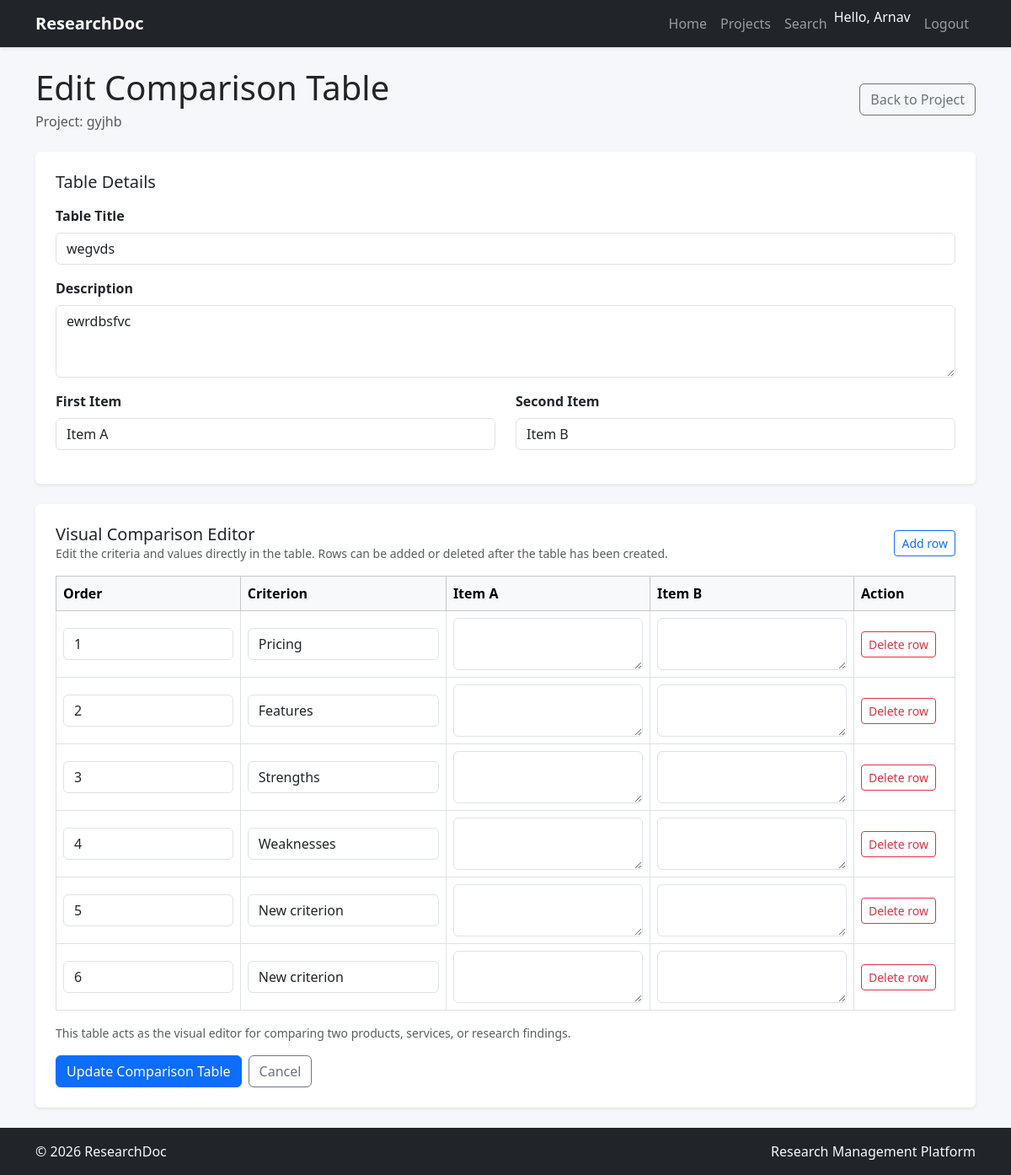
Screenshot of /comparisons/1/edit/ (signed in) with the database file from the repository.
### researchdoc/models.py (models this page shows, shortened)
class ResearchProject(models.Model):
    STATUS_CHOICES = [
        ("active", "Active"),
        ("completed", "Completed"),
        ("archived", "Archived"),
    ]
    user = models.ForeignKey(User, on_delete=models.CASCADE)
    title = models.CharField(max_length=200)
    topic = models.CharField(max_length=200, blank=True)
    description = models.TextField(blank=True)
    status = models.CharField(max_length=30, choices=STATUS_CHOICES, default="active")
    created_at = models.DateTimeField(auto_now_add=True)
    updated_at = models.DateTimeField(auto_now=True)

class ComparisonTable(models.Model):
    project = models.ForeignKey(ResearchProject, on_delete=models.CASCADE, related_name="comparison_tables")
    title = models.CharField(max_length=255)
    description = models.TextField(blank=True)
    item_one = models.CharField(max_length=100, default="Item A")
    item_two = models.CharField(max_length=100, default="Item B")
    created_at = models.DateTimeField(auto_now_add=True)
    updated_at = models.DateTimeField(auto_now=True)

class ComparisonRow(models.Model):
    table = models.ForeignKey(ComparisonTable, on_delete=models.CASCADE, related_name="rows")
    criterion = models.CharField(max_length=100)
    item_one_value = models.TextField(blank=True)
    item_two_value = models.TextField(blank=True)
    order = models.PositiveIntegerField(default=0)
    class Meta:
        ordering = ["order", "id"]

### researchdoc/views.py (the view)
# urls.py: path("comparisons/<int:comparison_id>/edit/", views.comparison_edit, name="comparison_edit"),
@login_required
def comparison_edit(request, comparison_id):
    comparison_table = get_object_or_404(
        ComparisonTable,
        id=comparison_id,
        project__user=request.user
    )
    project = comparison_table.project
    rows = comparison_table.rows.all()
    if request.method == "POST":
        form = ComparisonTableForm(request.POST, instance=comparison_table)
        if form.is_valid():
            form.save()
            for row in rows:
                row.criterion = request.POST.get(f"criterion_{row.id}", row.criterion)
                row.item_one_value = request.POST.get(f"item_one_value_{row.id}", row.item_one_value)
                row.item_two_value = request.POST.get(f"item_two_value_{row.id}", row.item_two_value)
                order_value = request.POST.get(f"order_{row.id}", row.order)
                try:
                    row.order = int(order_value)
                except ValueError:
                    pass
                row.save()
            messages.success(request, "Comparison table updated successfully.")
            return redirect("comparison_edit", comparison_id=comparison_table.id)
    else:
        form = ComparisonTableForm(instance=comparison_table)
    return render(request, "researchdoc/comparison_form.html", {
        "form": form,
        "project": project,
        "comparison_table": comparison_table,
        "rows": rows,
        "page_title": "Edit Comparison Table",
        "button_text": "Update Comparison Table",
    })

### researchdoc/forms.py
class ComparisonTableForm(forms.ModelForm):
    class Meta:
        model = ComparisonTable
        fields = ["title", "description", "item_one", "item_two"]
        widgets = {
            "title": forms.TextInput(attrs={"class": "form-control", "placeholder": "Comparison title"}),
            "description": forms.Textarea(attrs={"class": "form-control", "rows": 3, "placeholder": "Optional description"}),
            "item_one": forms.TextInput(attrs={"class": "form-control", "placeholder": "Item A"}),
            "item_two": forms.TextInput(attrs={"class": "form-control", "placeholder": "Item B"}),
        }

### researchdoc/templates/researchdoc/comparison_form.html (shortened to what this page needs)
{% extends "researchdoc/base.html" %}
{% block content %}
<div class="py-4">
    <div class="container">
<div class="row align-items-center mb-4">
    <div class="col-12 col-md-7">
        <h1 class="mb-1">{{ page_title }}</h1>
        <p class="text-muted mb-0">Project: {{ project.title }}</p>
    </div>
    <div class="col-12 col-md-5 text-md-end mt-3 mt-md-0">
        <a href="{% url 'project_detail' project.id %}" class="btn btn-outline-secondary">
            Back to Project
        </a>
    </div>
</div>
<form method="post">
    <div class="card shadow-sm border-0 mb-4">
        <div class="card-body p-4">
            <h2 class="h5 mb-3">Table Details</h2>
            <div class="mb-3">
                <label for="{{ form.title.id_for_label }}" class="form-label fw-semibold">
                    Table Title
                </label>
                {{ form.title }}
            </div>
            <div class="mb-3">
                <label for="{{ form.description.id_for_label }}" class="form-label fw-semibold">
                    Description
                </label>
                {{ form.description }}
            </div>
            <div class="row">
                <div class="col-12 col-md-6 mb-3">
                    <label for="{{ form.item_one.id_for_label }}" class="form-label fw-semibold">
                        First Item
                    </label>
                    {{ form.item_one }}
                </div>
                <div class="col-12 col-md-6 mb-3">
                    <label for="{{ form.item_two.id_for_label }}" class="form-label fw-semibold">
                        Second Item
                    </label>
                    {{ form.item_two }}
                </div>
            </div>
        </div>
    </div>
    <div class="card shadow-sm border-0">
        <div class="card-body p-4">
                <div class="d-flex justify-content-between align-items-center mb-3 flex-wrap gap-2">
                    <div>
                        <h2 class="h5 mb-0">Visual Comparison Editor</h2>
                        <p class="text-muted small mb-0">
                            Edit the criteria and values directly in the table. Rows can be added or deleted after the table has been created.
                        </p>
                    </div>
                    {% if comparison_table %}
                        <button
                            type="submit"
                            form="add-row-form"
                            class="btn btn-outline-primary btn-sm"
                        >
                            Add row
                        </button>
                    {% endif %}
                </div>
            {% if comparison_table %}
                <div class="table-responsive">
                    <table class="table table-bordered align-middle">
                        <thead class="table-light">
                            <tr>
                                <th scope="col" style="min-width: 100px;">Order</th>
                                <th scope="col" style="min-width: 180px;">Criterion</th>
                                <th scope="col" style="min-width: 240px;">{{ comparison_table.item_one }}</th>
                                <th scope="col" style="min-width: 240px;">{{ comparison_table.item_two }}</th>
                                <th scope="col" style="min-width: 120px;">Action</th>
                            </tr>
                        </thead>
                        <tbody>
                            {% for row in rows %}
                                <tr>
                                    <td>
                                        <input
                                            type="number"
                                            id="order_{{ row.id }}"
                                            name="order_{{ row.id }}"
                                            value="{{ row.order }}"
                                            class="form-control"
                                            min="0"
                                        >
                                    </td>
                                    <td>
                                        <input
                                            type="text"
                                            id="criterion_{{ row.id }}"
                                            name="criterion_{{ row.id }}"
                                            value="{{ row.criterion }}"
                                            class="form-control"
                                        >
                                    </td>
                                    <td>
                                        <textarea
                                            id="item_one_value_{{ row.id }}"
                                            name="item_one_value_{{ row.id }}"
                                            class="form-control"
                                            rows="2"
                                        >{{ row.item_one_value }}</textarea>
                                    </td>
                                    <td>
                                        <textarea
                                            id="item_two_value_{{ row.id }}"
                                            name="item_two_value_{{ row.id }}"
                                            class="form-control"
                                            rows="2"
                                        >{{ row.item_two_value }}</textarea>
                                    </td>
                                    <td>
                                        <button
                                            type="submit"
                                            form="delete-row-{{ row.id }}"
                                            class="btn btn-outline-danger btn-sm"
                                        >
                                            Delete row
                                        </button>
                                    </td>
                                </tr>
                            {% empty %}
                                <tr>
                                    <td colspan="5" class="text-muted">
                                        No comparison rows have been added yet.
                                    </td>
                                </tr>
                            {% endfor %}
                        </tbody>
                    </table>
                </div>
            {% else %}
                <div class="alert alert-info mb-3">
                    Save the comparison table first. Default comparison rows will be created automatically, and then you can add or delete rows.
                </div>
            {% endif %}
            <p class="text-muted small">
                This table acts as the visual editor for comparing two products, services, or research findings.
            </p>
            <div class="d-flex flex-wrap gap-2">
                <button type="submit" class="btn btn-primary">{{ button_text|default:"Save Comparison Table" }}</button>
                <a href="{% url 'project_detail' project.id %}" class="btn btn-outline-secondary">Cancel</a>
            </div>
        </div>
    </div>
</form>
    </div>
</div>
{% endblock %}

### researchdoc/templates/researchdoc/base.html (shortened to what this page needs)
<!doctype html>
<html lang="en">
<head>
    <link href="https://cdn.jsdelivr.net/npm/bootstrap@5.3.8/dist/css/bootstrap.min.css" rel="stylesheet">
</head>
<body class="d-flex flex-column min-vh-100" style="background-color:#f5f7fa;">
<nav class="navbar navbar-expand-lg navbar-dark bg-dark shadow-sm" aria-label="Main navigation">
    <div class="container">
        <a class="navbar-brand fw-bold" href="{% url 'landing' %}">ResearchDoc</a>
        <div class="collapse navbar-collapse" id="mainNav">
            <ul class="navbar-nav ms-auto">
                <li class="nav-item">
                    <a class="nav-link" href="{% url 'landing' %}">Home</a>
                </li>
                {% if user.is_authenticated %}
                    <li class="nav-item">
                        <a class="nav-link" href="{% url 'project_list' %}">Projects</a>
                    </li>
                    <li class="nav-item">
                        <a class="nav-link" href="{% url 'search' %}">Search</a>
                    </li>
                    <li class="nav-item">
                        <span class="navbar-text text-light me-2">
                            Hello, {{ user.username }}
                        </span>
                    </li>
                    <li class="nav-item">
                        <a class="nav-link" href="{% url 'logout' %}">Logout</a>
                    </li>
                {% endif %}
            </ul>
        </div>
    </div>
</nav>
<main id="main-content" class="flex-grow-1" tabindex="-1">
    {% block content %}
    {% endblock %}
</main>
<footer class="bg-dark text-light py-3 mt-auto">
    <div class="container d-flex justify-content-between flex-wrap">
        <span>&copy; {% now "Y" %} ResearchDoc</span>
        <span>Research Management Platform</span>
    </div>
</footer>
</body>
</html>

### rows the page displays
ResearchProject: title "gyjhb"
ComparisonTable: title "wegvds", description "ewrdbsfvc", item_one "Item A", item_two "Item B"
ComparisonRow: id "1", criterion "Pricing"
ComparisonRow: id "2", criterion "Features"
ComparisonRow: id "3", criterion "Strengths"
ComparisonRow: id "4", criterion "Weaknesses"
ComparisonRow: id "5", criterion "New criterion"
ComparisonRow: id "6", criterion "New criterion"

### other values shown
{{ user.username }} "Arnav"
{{ page_title }} "Edit Comparison Table"
{{ button_text|default:"Save Comparison Table" }} "Update Comparison Table"
